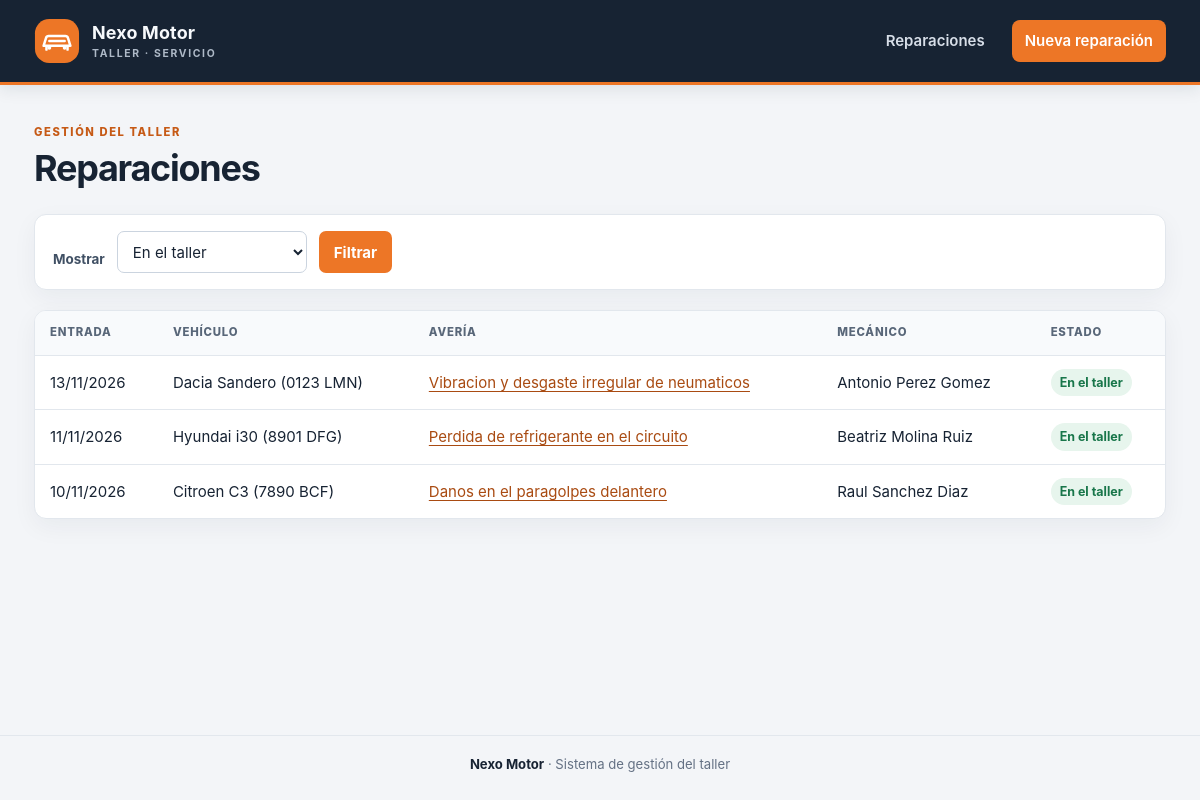
The page / on the database its author committed.
### tables this page shows
CREATE TABLE `reparacion` (
  `id` int(11) NOT NULL,
  `id_vehiculo` int(11) NOT NULL,
  `id_mecanico` int(11) NOT NULL,
  `fecha_entrega` timestamp NOT NULL DEFAULT current_timestamp() ON UPDATE current_timestamp(),
  `descripcion` varchar(250) NOT NULL,
  `mano_obra` decimal(10,2) NOT NULL,
  `horas_mano_obra` decimal(8,2) NOT NULL DEFAULT 0.00,
  `fecha_salida` timestamp NULL DEFAULT NULL
);

CREATE TABLE `vehiculo` (
  `id` int(11) NOT NULL,
  `matricula` varchar(50) NOT NULL,
  `marca` varchar(20) NOT NULL,
  `modelo` varchar(50) NOT NULL,
  `anio` int(11) DEFAULT NULL,
  `id_cliente` int(11) NOT NULL
);

CREATE TABLE `mecanicos` (
  `id` int(11) NOT NULL,
  `nombre` varchar(150) NOT NULL,
  `especialidad` enum('chapa y pintura','mecánica general','electromecanico','') NOT NULL
);

### controladores/ReparacionesControlador.php (called while the page is built, shortened)
<?php
class ReparacionesControlador
{
    public function listado(): void
    {
        $estado = $_GET['estado'] ?? 'abiertas';
        $error = '';
        $this->mostrar('listado', [
            'titulo' => 'Reparaciones',
            'reparaciones' => $this->reparaciones->todas($estado),
            'estado' => $estado,
            'error' => $error,
        ]);
    }
    private function mostrar(string $vista, array $datos): void
    {
        extract($datos);
        require __DIR__ . '/../vistas/' . $vista . '.php';
    }
}

### index.php (called while the page is built, shortened)
<?php
require __DIR__ . '/vistas/ayudas.php';
require __DIR__ . '/modelos/ReparacionesModelo.php';
require __DIR__ . '/controladores/ReparacionesControlador.php';
$pdo = conectar();
$controlador = new ReparacionesControlador(new ReparacionModelo($pdo), new CatalogoModelo($pdo));
$accion = $_GET['accion'] ?? 'listado';
match ($accion) {
    'listado' => $controlador->listado(),
    'ver'     => $controlador->ver(),
    'anadirPieza' => $controlador->anadirPieza(),
    'anadirManoObra' => $controlador->anadirManoObra(),
    'cerrar' => $controlador->cerrar(),
    'factura' => $controlador->factura(),
    'nueva'     => $controlador->nueva(),
    'guardar'     => $controlador->guardar(),
    default   => $controlador->noENcontrada(),
};

### vistas/ayudas.php (called while the page is built, shortened)
<?php
function e(?string $texto): string
{
    return htmlspecialchars($texto ?? '');
}
function fecha(string $iso): string
{
    return date('d/m/Y', strtotime($iso));
}

### modelos/ReparacionesModelo.php (called while the page is built, shortened)
<?php
class ReparacionModelo
{
    public function todas(string $estado = 'abiertas'): array
    {
        $sql = 'SELECT reparacion.id, reparacion.fecha_entrega, reparacion.fecha_salida,
        reparacion.descripcion, vehiculo.matricula, vehiculo.marca,
        vehiculo.modelo, mecanicos.nombre AS mecanico
        FROM reparacion
        JOIN vehiculo ON reparacion.id_vehiculo = vehiculo.id
        JOIN mecanicos ON reparacion.id_mecanico = mecanicos.id';
        if ($estado === 'abiertas') {
            $sql .= ' WHERE reparacion.fecha_salida IS NULL';
        } elseif ($estado === 'finalizadas') {
            $sql .= ' WHERE reparacion.fecha_salida IS NOT NULL';
        } elseif ($estado !== 'todas') {
            throw new InvalidArgumentException('Estado de reparación no válido.');
        }
        $sql .= ' ORDER BY reparacion.fecha_entrega DESC';
$consulta = $this->pdo->query($sql);
return $consulta->fetchAll();
    }
}

### vistas/listado.php (the view, shortened to what this page needs)
<?php
require __DIR__ . '/cabecera.php'; ?>
<form method="get" action="index.php" class="linea">
  <label for="estado">Mostrar</label>
  <select name="estado" id="estado">
    <option value="abiertas" <?= $estado === 'abiertas' ? 'selected' : '' ?>>En el taller</option>
  </select>
  <button>Filtrar</button>
</form>
<?php if (!$reparaciones): ?>
  <p class="empty-state">No hay reparaciones que coincidan con el filtro.</p>
<?php else: ?>
  <table>
    <thead>
      <tr><th>Entrada</th><th>Vehículo</th><th>Avería</th><th>Mecánico</th><th>Estado</th></tr>
    </thead>
    <tbody>
           <?php  foreach($reparaciones as $re): ?>
           <tr>
            <td><?= fecha ($re['fecha_entrega']) ?></td>
            <td><?= e($re['marca'] . ' ' . $re['modelo'] ) ?> (<?= e($re['matricula']) ?>)</td>
            <td>
                <a href="index.php?accion=ver&amp;id=<?= $re['id'] ?>">
                <?= e($re['descripcion']) ?>
                </a>
            </td>
            <td><?= e($re['mecanico']) ?></td>
            <td>
                <?php if($re['fecha_salida'] === null): ?>
                    <strong class="status status-open">En el taller</strong>
                <?php else: ?>
                    <span class="status status-closed">Salió el <?= fecha($re['fecha_salida']) ?></span>
                    <?php endif ; ?>
            </td>
           </tr>
          <?php endforeach; ?>
    </tbody>
  </table>
<?php endif; ?>
<?php require __DIR__ . '/pie.php'; ?>

### vistas/cabecera.php (shortened to what this page needs)
<!DOCTYPE html>
<html lang="es">
<head>
  <link rel="stylesheet" href="estilos.css">
</head>
<body>
  <header class="site-header">
    <div class="header-inner">
      <a class="brand" href="index.php" aria-label="Nexo Motor, inicio">
        <span class="brand-mark" aria-hidden="true">
        </span>
        <span class="brand-copy">
          <strong>Nexo Motor</strong>
          <small>TALLER · SERVICIO</small>
        </span>
      </a>
      <nav aria-label="Navegación principal">
      <a href="index.php">Reparaciones</a>
      <a class="nav-primary" href="index.php?accion=nueva">Nueva reparación</a>
      </nav>
    </div>
  </header>
  <main class="main-content">
    <div class="page-heading">
      <span class="eyebrow">GESTIÓN DEL TALLER</span>
      <h1><?= e($titulo) ?></h1>
    </div>

### vistas/pie.php
  </main>
  <footer class="site-footer">
    <span>Nexo Motor</span> · Sistema de gestión del taller
  </footer>
</body>
</html>

### estilos.css (style rules this page uses)
:root { color-scheme: light; --ink: #172333; --muted: #647184; --line: #e2e7ed; --surface: #ffffff; --canvas: #f3f5f8; --accent: #ed7626; --accent-dark: #c65a16; --green: #18764a; --green-soft: #e7f5ed; --red: #a4322b; --red-soft: #fff0ee; --shadow: 0 8px 24px rgb(23 35 51 / 5%); }
* { box-sizing: border-box; }
body { min-height: 100vh; margin: 0; background: var(--canvas); color: var(--ink); font-family: Inter, ui-sans-serif, system-ui, -apple-system, BlinkMacSystemFont, "Segoe UI", sans-serif; font-size: 15px; line-height: 1.55; }
.site-header { color: #f7f9fc; background: #172333; border-bottom: 3px solid var(--accent); box-shadow: 0 4px 16px rgb(23 35 51 / 10%); }
.header-inner { display: flex; width: min(1180px, 100%); min-height: 82px; align-items: center; justify-content: space-between; gap: 24px; margin: 0 auto; padding: 12px 24px; }
.brand { display: inline-flex; align-items: center; gap: 12px; color: inherit; text-decoration: none; }
.brand-mark { display: block; width: 46px; height: 46px; color: var(--accent); }
.brand-mark svg { display: block; width: 100%; height: 100%; }
.brand-copy { display: grid; line-height: 1.2; }
.brand-copy strong { font-size: 1.12rem; letter-spacing: 0.01em; }
.brand-copy small { margin-top: 5px; color: #aeb9c7; font-size: 0.65rem; font-weight: 700; letter-spacing: 0.16em; }
nav { display: flex; align-items: center; gap: 8px; }
nav a { padding: 9px 13px; border-radius: 8px; color: #d7dee8; font-weight: 600; text-decoration: none; transition: background-color 140ms ease, color 140ms ease, transform 140ms ease; }
nav .nav-primary { margin-left: 6px; background: var(--accent); color: #fff; }
.main-content { width: min(1180px, 100%); min-height: calc(100vh - 150px); margin: 0 auto; padding: 34px 24px 56px; }
.page-heading { margin-bottom: 24px; }
.eyebrow { color: var(--accent-dark); font-size: 0.7rem; font-weight: 800; letter-spacing: 0.14em; }
h1 { margin: 5px 0 0; font-size: clamp(1.7rem, 3vw, 2.25rem); font-weight: 750; letter-spacing: -0.035em; line-height: 1.2; }
a { color: #a94b12; text-decoration-thickness: 1px; text-underline-offset: 3px; }
table { width: 100%; overflow: hidden; border: 1px solid var(--line); border-collapse: separate; border-radius: 12px; border-spacing: 0; background: var(--surface); box-shadow: var(--shadow); }
th, td { padding: 13px 15px; border-bottom: 1px solid var(--line); text-align: left; vertical-align: middle; }
th { background: #f8fafc; color: #596779; font-size: 0.71rem; font-weight: 800; letter-spacing: 0.07em; text-transform: uppercase; }
tbody tr:last-child td { border-bottom: 0; }
.status { display: inline-flex; align-items: center; gap: 7px; padding: 4px 9px; border-radius: 999px; font-size: 0.78rem; font-weight: 700; white-space: nowrap; }
.status-open { background: var(--green-soft); color: var(--green); }
label { display: block; color: #405064; font-size: 0.84rem; font-weight: 700; }
input, select, textarea, button { font: inherit; }
input, select, textarea { min-height: 42px; padding: 9px 11px; border: 1px solid #cbd4df; border-radius: 7px; background: #fff; color: var(--ink); }
select, textarea { width: 100%; max-width: 460px; }
form.linea { display: flex; flex-wrap: wrap; align-items: end; gap: 12px; margin: 0 0 20px; padding: 16px 18px; border: 1px solid var(--line); border-radius: 12px; background: var(--surface); box-shadow: var(--shadow); }
form.linea label { margin: 0 0 4px; }
form.linea select { width: auto; min-width: 190px; }
button { min-height: 42px; padding: 9px 15px; border: 0; border-radius: 7px; background: var(--accent); color: #fff; cursor: pointer; font-weight: 750; transition: background-color 140ms ease, transform 140ms ease; }
.site-footer { padding: 18px 24px; border-top: 1px solid var(--line); color: var(--muted); font-size: 0.82rem; text-align: center; }
.site-footer span { color: var(--ink); font-weight: 750; }

### rows shown on the page
reparacion: fecha_entrega "13/11/2026", id_vehiculo.modelo "Dacia Sandero", id_vehiculo.matricula "0123 LMN", descripcion "Vibracion y desgaste irregular de neumaticos", id_mecanico.nombre "Antonio Perez Gomez", shows "En el taller"
reparacion: fecha_entrega "11/11/2026", id_vehiculo.modelo "Hyundai i30", id_vehiculo.matricula "8901 DFG", descripcion "Perdida de refrigerante en el circuito", id_mecanico.nombre "Beatriz Molina Ruiz", shows "En el taller"
reparacion: fecha_entrega "10/11/2026", id_vehiculo.modelo "Citroen C3", id_vehiculo.matricula "7890 BCF", descripcion "Danos en el paragolpes delantero", id_mecanico.nombre "Raul Sanchez Diaz", shows "En el taller"

### other values the page prints
$titulo "Reparaciones"
